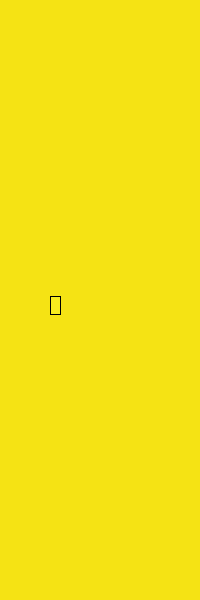
Frame 1 (no input)
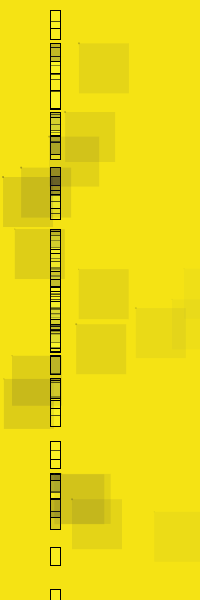
Frame 60 (the mouse pressed at the canvas centre just before this capture)
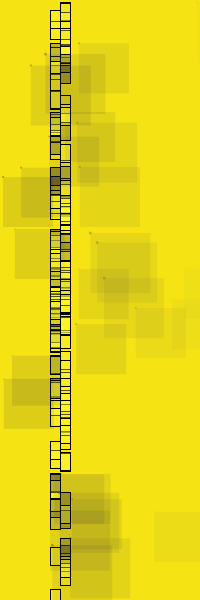
Frame 120 (the mouse held since frame 60 and released just before this capture)

The Processing sketch that drew these frames (run headless with seeded random() and noise(); from frame 60 on, the mouse is pressed at the canvas centre):

// Processing sketch: processing_3468
// ── processing_3468.pde

Pincel p; 
 
 
void setup(){ 
  size(200, 600); 
  background(#F5E314);  
  smooth(); 
  p = new Pincel(); 
} 
 
 
void draw(){ 
  p.dibuja(); 
} 
 
 
class Pincel{ 
  float x, y; 
  int diam; 
  color col; 
 
  Pincel(){ 
    x = random(width); 
    y = random(height*2); 
    diam = 50; 
    col = color(#625D20); 
  } 
 
  void dibuja(){ 
    calc(); 
    fill(#625D20); 
    stroke(0); 
    fill(150, 40, 100); 
} 
   
 
  void calc(){ 
    x += random(-2, 70); 
    y += random(-70, 160); 
     
    x = x % width*4; 
    y = y % height; 
     
       fill(x,x,50,80);  
  rect(diam,y, 10, 18);
 
     fill(x,x,23,80); 
     noStroke();
  ellipse(x,y, second(), second());
  
  
       fill(x,x,50,25);
       noStroke();
   rect(x,y,diam,diam);
   
      if (x < 80) x *= 5; 
      if (y < 3) y *= 5; 
  } 
} 
 
 
void mousePressed(){ 
 p.diam += 10;  
} 
